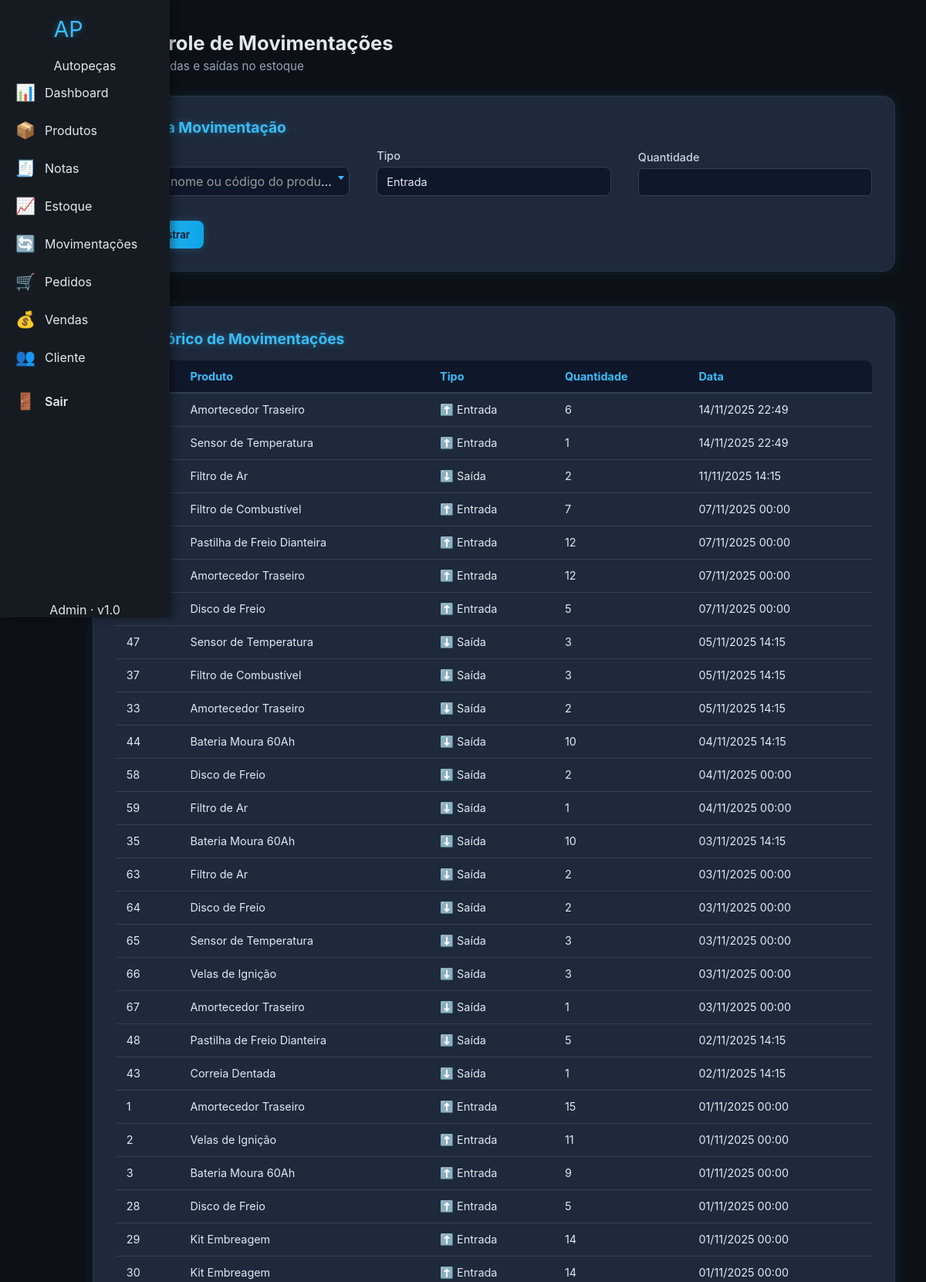
/movimentacoes (signed in, upper part), run on the app's committed database.
### models.py (models this page shows, shortened)
class Movimentacao(db.Model):
    id = db.Column(db.Integer, primary_key=True)
    produto_id = db.Column(db.Integer, db.ForeignKey("produto.id"), nullable=False)
    tipo = db.Column(db.String(10), nullable=False)  # entrada / saída
    quantidade = db.Column(db.Integer, nullable=False)
    data = db.Column(db.DateTime, default=datetime.utcnow)

class Produto(db.Model):
    id = db.Column(db.Integer, primary_key=True)
    codigo = db.Column(db.String(20), nullable=False)
    descricao = db.Column(db.String(100), nullable=False)
    marca = db.Column(db.String(50))
    aplicacao = db.Column(db.String(100))
    preco_compra = db.Column(db.Float, nullable=False)
    preco_venda = db.Column(db.Float, nullable=False)
    estoque_atual = db.Column(db.Integer, default=0)
    itens = db.relationship("ItemNota", backref="produto", lazy=True)
    movimentacoes = db.relationship("Movimentacao", backref="produto", lazy=True)

### app.py (the view, shortened to what this page needs)
@app.route("/movimentacoes", methods=["GET", "POST"])
@login_required
def movimentacoes():
    produtos = Produto.query.all()
    lista = Movimentacao.query.order_by(Movimentacao.data.desc()).all()
    return render_template(
        "pages/movimentacoes/movimentacoes.html", movimentacoes=lista, produtos=produtos
    )

### app.py (called while the page is built)
@app.context_processor
def inject_globals():
    return {
        "current_year": datetime.now().year,
        "user": session.get("user"),
    }

def login_required(f):
    @wraps(f)
    def decorated(*args, **kwargs):
        if "user" not in session:
            return redirect(url_for("login"))
        return f(*args, **kwargs)
    return decorated

### templates/pages/movimentacoes/movimentacoes.html (shortened to what this page needs)
{% extends 'base.html' %}
{% set css = 'forms.css' %}
{% set script = 'movimentacoes.js' %}
{% block content %}
<section class="page-header">
  <h1>🔄 Controle de Movimentações</h1>
  <p class="muted">Registre entradas e saídas no estoque</p>
</section>
<div class="grid-container">
  <div class="card">
    <h2>➕ Nova Movimentação</h2>
    <form method="POST" class="form-grid">
      <div class="form-group">
        <label>Produto</label>
      </div>
      <div class="form-group">
        <label>Tipo</label>
        <select name="tipo" required>
          <option value="entrada">Entrada</option>
        </select>
      </div>
      <div class="form-group">
        <label>Quantidade</label>
        <input type="number" name="quantidade" min="1" required>
      </div>
      <div class="form-actions">
        <button type="submit" class="btn-primary">💾 Registrar</button>
      </div>
    </form>
  </div>
  <div class="card">
    <h2>📋 Histórico de Movimentações</h2>
    <table class="data-table">
      <thead>
        <tr>
          <th>ID</th>
          <th>Produto</th>
          <th>Tipo</th>
          <th>Quantidade</th>
          <th>Data</th>
        </tr>
      </thead>
      <tbody>
        {% for m in movimentacoes %}
        <tr>
          <td>{{ m.id }}</td>
          <td>{{ m.produto.descricao }}</td>
          <td>{{ '⬆️ Entrada' if m.tipo == 'entrada' else '⬇️ Saída' }}</td>
          <td>{{ m.quantidade }}</td>
          <td>{{ m.data.strftime('%d/%m/%Y %H:%M') }}</td>
        </tr>
        {% endfor %}
      </tbody>
    </table>
  </div>
</div>
{% endblock %}

### static/css/style.css (style rules this page uses)
:root { --bg: #0d1117; --sidebar: #161b22; --card: #1e2632; --primary: #38bdf8; --text: #e2e8f0; --muted: #94a3b8; --glow: 0 0 10px rgba(56, 189, 248, 0.4); --radius: 12px; }
* { box-sizing: border-box; margin: 0; padding: 0; font-family: "Inter", sans-serif; }
body { background-color: var(--bg); color: var(--text); display: flex; flex-direction: column; min-height: 100vh; }
h2 { margin-bottom: 25px; font-size: 1.8rem; text-shadow: var(--glow); }

### static/css/forms.css (style rules this page uses)
.page-header { margin-bottom: 1.8rem; }
.page-header h1 { font-size: 1.6rem; color: #e2e8f0; margin-bottom: 0.3rem; }
.page-header .muted { color: #94a3b8; font-size: 0.95rem; }
.grid-container { display: flex; flex-direction: column; gap: 2.8rem; }
.card { background: #1e293b; padding: 1.8rem; border-radius: 16px; border: 1px solid rgba(56, 189, 248, 0.1); box-shadow: 0 0 18px rgba(56, 189, 248, 0.08); transition: transform 0.2s ease, box-shadow 0.3s ease; }
.card h2 { margin-bottom: 1rem; color: #38bdf8; font-size: 1.2rem; }
.form-grid { display: grid; grid-template-columns: repeat(auto-fit, minmax(240px, 1fr)); gap: 1.5rem 2.2rem; align-items: end; }
.form-group { display: flex; flex-direction: column; }
.form-group label { margin-bottom: 6px; color: #cbd5e1; font-size: 0.9rem; font-weight: 500; }
.form-group input, .form-group select { height: 36px; padding: 6px 10px; border-radius: 6px; border: 1px solid #334155; background: #0f172a; color: #e2e8f0; font-size: 0.9rem; transition: all 0.2s ease; }
.btn-primary { background: linear-gradient(90deg, #38bdf8, #0ea5e9); color: #0f172a; padding: 10px 18px; border: none; border-radius: 8px; font-weight: 600; cursor: pointer; transition: all 0.3s ease; box-shadow: 0 0 12px rgba(56, 189, 248, 0.2); margin-top: 8px; }
.data-table, .modern-table { width: 100%; border-collapse: collapse; color: #e2e8f0; font-size: 0.9rem; border-radius: 10px; overflow: hidden; }
.data-table th, .modern-table th { background: #0f172a; color: #38bdf8; text-align: left; padding: 12px 14px; border-bottom: 2px solid #334155; }
.data-table td, .modern-table td { padding: 12px 14px; border-bottom: 1px solid #334155; }
select { width: 100%; padding: 8px 10px; border-radius: 6px; border: 1px solid #334155; background-color: #0f172a; color: #e2e8f0; font-size: 0.9rem; cursor: pointer; appearance: none; background-repeat: no-repeat; background-position: right 10px center; background-size: 14px; }
option { background-color: #0f172a; color: #e2e8f0; }
option:hover, option:checked { background-color: #1e293b; color: #38bdf8; }
.form-grid select { background-color: #0f172a; border: 1px solid #334155; color: #e2e8f0; border-radius: 8px; padding: 8px 12px; height: 38px; width: 100%; appearance: none; transition: all 0.3s ease; }

### data on the page
Movimentacao: produto.descricao "Amortecedor Traseiro", tipo "⬆️ Entrada", quantidade "6", data "14/11/2025 22:49"
Movimentacao: produto.descricao "Sensor de Temperatura", tipo "⬆️ Entrada", quantidade "1", data "14/11/2025 22:49"
Movimentacao: produto.descricao "Filtro de Ar", tipo "⬇️ Saída", quantidade "2", data "11/11/2025 14:15"
Movimentacao: produto.descricao "Filtro de Combustível", tipo "⬆️ Entrada", quantidade "7", data "07/11/2025 00:00"
Movimentacao: produto.descricao "Pastilha de Freio Dianteira", tipo "⬆️ Entrada", quantidade "12", data "07/11/2025 00:00"
Movimentacao: produto.descricao "Amortecedor Traseiro", tipo "⬆️ Entrada", quantidade "12", data "07/11/2025 00:00"
Movimentacao: produto.descricao "Disco de Freio", tipo "⬆️ Entrada", quantidade "5", data "07/11/2025 00:00"
Movimentacao: id "47", produto.descricao "Sensor de Temperatura", tipo "⬇️ Saída", quantidade "3", data "05/11/2025 14:15"
Movimentacao: id "37", produto.descricao "Filtro de Combustível", tipo "⬇️ Saída", quantidade "3", data "05/11/2025 14:15"
Movimentacao: id "33", produto.descricao "Amortecedor Traseiro", tipo "⬇️ Saída", quantidade "2", data "05/11/2025 14:15"
Movimentacao: id "44", produto.descricao "Bateria Moura 60Ah", tipo "⬇️ Saída", quantidade "10", data "04/11/2025 14:15"
Movimentacao: id "58", produto.descricao "Disco de Freio", tipo "⬇️ Saída", quantidade "2", data "04/11/2025 00:00"
Movimentacao: id "59", produto.descricao "Filtro de Ar", tipo "⬇️ Saída", quantidade "1", data "04/11/2025 00:00"
Movimentacao: id "35", produto.descricao "Bateria Moura 60Ah", tipo "⬇️ Saída", quantidade "10", data "03/11/2025 14:15"
Movimentacao: id "63", produto.descricao "Filtro de Ar", tipo "⬇️ Saída", quantidade "2", data "03/11/2025 00:00"
Movimentacao: id "64", produto.descricao "Disco de Freio", tipo "⬇️ Saída", quantidade "2", data "03/11/2025 00:00"
Movimentacao: id "65", produto.descricao "Sensor de Temperatura", tipo "⬇️ Saída", quantidade "3", data "03/11/2025 00:00"
Movimentacao: id "66", produto.descricao "Velas de Ignição", tipo "⬇️ Saída", quantidade "3", data "03/11/2025 00:00"
Movimentacao: id "67", produto.descricao "Amortecedor Traseiro", tipo "⬇️ Saída", quantidade "1", data "03/11/2025 00:00"
Movimentacao: id "48", produto.descricao "Pastilha de Freio Dianteira", tipo "⬇️ Saída", quantidade "5", data "02/11/2025 14:15"
Movimentacao: id "43", produto.descricao "Correia Dentada", tipo "⬇️ Saída", quantidade "1", data "02/11/2025 14:15"
Movimentacao: id "1", produto.descricao "Amortecedor Traseiro", tipo "⬆️ Entrada", quantidade "15", data "01/11/2025 00:00"
Movimentacao: id "2", produto.descricao "Velas de Ignição", tipo "⬆️ Entrada", quantidade "11", data "01/11/2025 00:00"
Movimentacao: id "3", produto.descricao "Bateria Moura 60Ah", tipo "⬆️ Entrada", quantidade "9", data "01/11/2025 00:00"
Movimentacao: id "28", produto.descricao "Disco de Freio", tipo "⬆️ Entrada", quantidade "5", data "01/11/2025 00:00"
Movimentacao: id "29", produto.descricao "Kit Embreagem", tipo "⬆️ Entrada", quantidade "14", data "01/11/2025 00:00"
Movimentacao: id "30", produto.descricao "Kit Embreagem", tipo "⬆️ Entrada", quantidade "14", data "01/11/2025 00:00"
